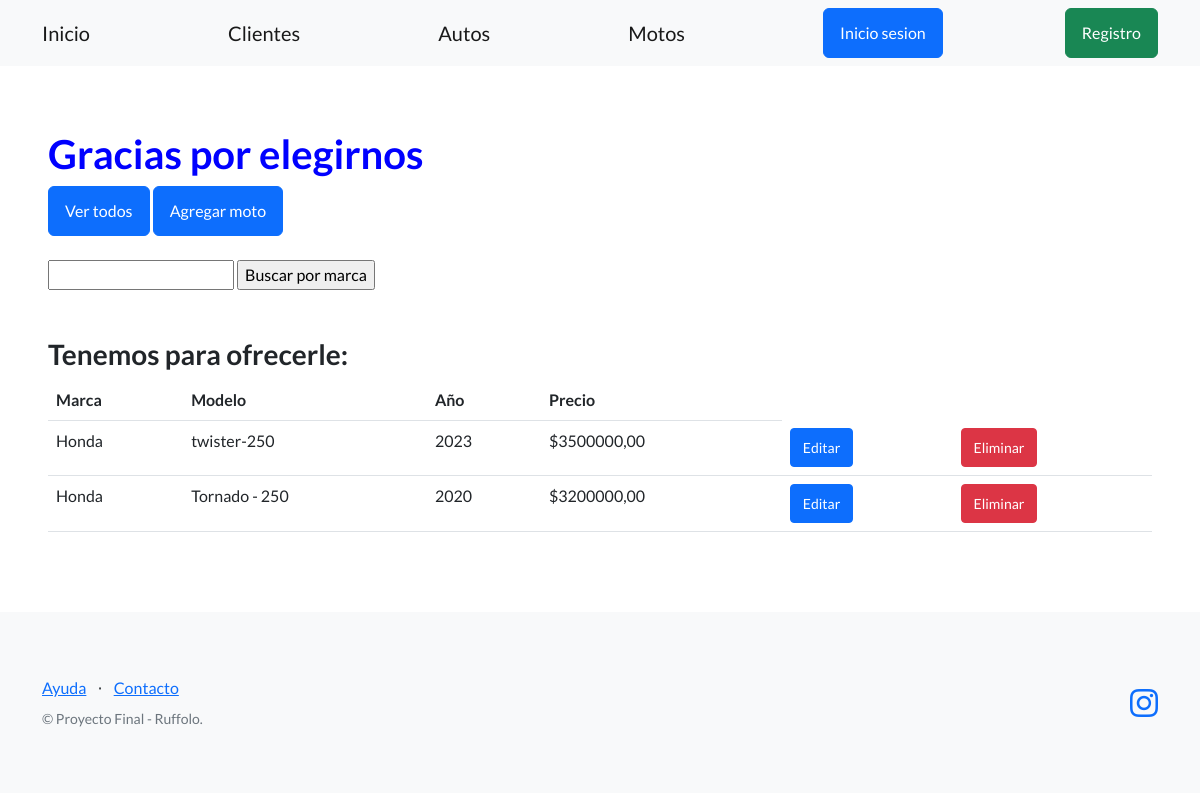
The app's page /ficheros/motos/ with its own data.
### Ficheros/models.py (models this page shows, shortened)
class Moto(models.Model):
    marca = models.CharField(max_length=100)
    modelo = models.CharField(max_length=128)
    año = models.PositiveIntegerField()
    precio = models.DecimalField(max_digits=10, decimal_places=2)

### Ficheros/views.py (the view)
# urls.py: path("motos/", listar_motos, name="lista_motos"),
def listar_motos(request):
    contexto ={
        "motos" : Moto.objects.all()
    }
    http_response = render(
        request=request,
        template_name='Ficheros/lista_motos.html',
        context=contexto,
    )
    return http_response

### Ficheros/templates/Ficheros/lista_motos.html (shortened to what this page needs)
{% extends "base.html" %}
    {% block contenido %}
    <h1 style="color:blue;">
      Gracias por elegirnos
    </h1>
    <a class="btn btn-primary" href="{% url "lista_motos" %}">Ver todos</a>
    <a class="btn btn-primary" href="{% url "crear_motos" %}">Agregar moto</a>
    <br><br>
    <form action="{% url 'buscar_motos' %}" method="post">
     <input type="text" name="busqueda">
     <input type="submit" value="Buscar por marca">
    </form>
    <br><br>
    <h3>Tenemos para ofrecerle: </h3>
    <table class="table">
      <tbody>
        <tr>
          <th>Marca</th>
          <th>Modelo</th>
          <th>Año</th>
          <th>Precio</th>
        </tr>
        {% for moto in motos %}
        <tr>
          <td>{{ moto.marca}}</td>
          <td>{{ moto.modelo}}</td>
          <td>{{ moto.año}}</td>
          <td>${{moto.precio}}</td>
          <td>
            <a class="btn btn-primary btn-sm" href="{% url 'editar_moto' moto.id %}">Editar</a>
          </td>
          <td>
            <form action="{% url 'eliminar_moto' moto.id %}" method="post">
              <input type="submit" class="btn btn-danger  btn-sm" value="Eliminar"/>
            </form>
          </td>
        </tr>
        {% endfor %}
      </tbody>
    </table>
    {% endblock contenido %}

### records on screen
Moto: marca "Honda", modelo "twister-250", año "2023", precio "3500000,00"
Moto: marca "Honda", modelo "Tornado - 250", año "2020", precio "3200000,00"
